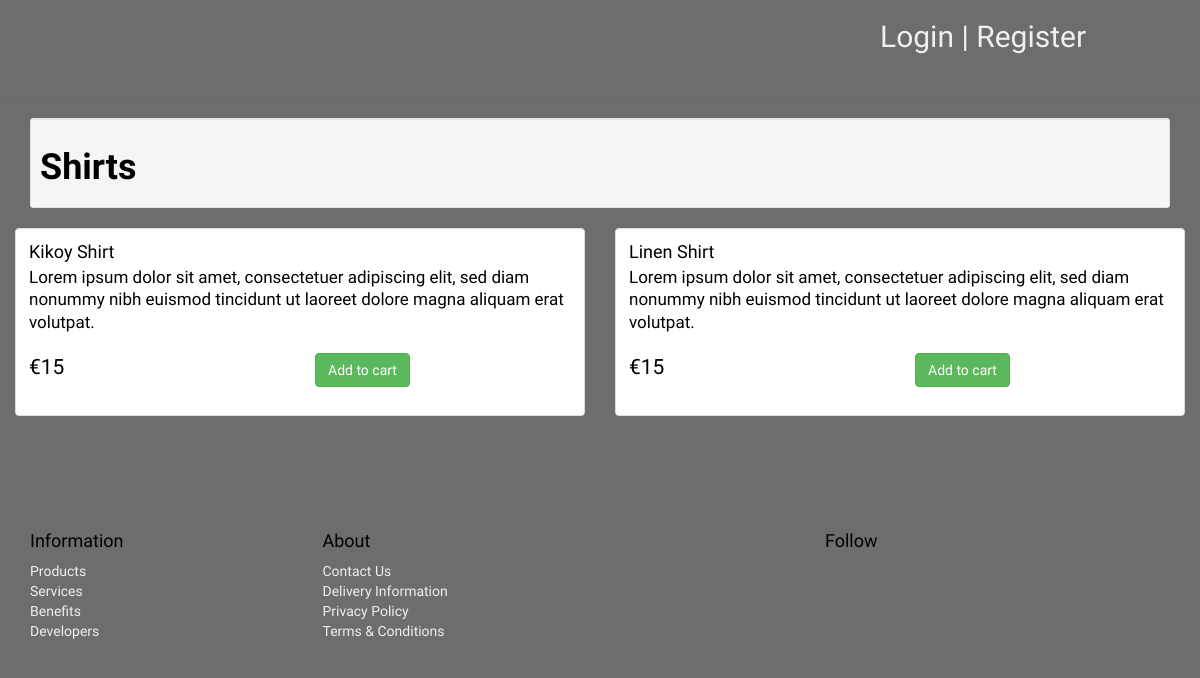
The app's page /ExchangeShop/productList.php?id=CLOTHING01&name=Shirts with its own data.
### tables this page shows
CREATE TABLE IF NOT EXISTS products(id VARCHAR(10) NOT NULL, subCategoryID VARCHAR(10) NOT NULL, name VARCHAR(20) NOT NULL, description TEXT NOT NULL,
		price int NOT NULL, supplierID int NOT NULL, PRIMARY KEY (id) );

### ExchangeShop/productList.php (the view, shortened to what this page needs)
<!DOCTYPE html>
<html lang="en">
<head>
    <link href="css/bootstrap.min.css" rel="stylesheet">
    <link href="css/4-col-portfolio.css" rel="stylesheet">
    <link href="css/styles2.css" rel="stylesheet">
    <link href="css/style1.css" rel="stylesheet">
</head>
<body>
    <nav id="topNav" class="navbar navbar-default navbar-fixed-top">
        <div id="wrap">
        <div id="regbar">
          <div id="navthing">
           <h2><a href="#" id="loginform">Login</a> | <a href="#">Register</a></h2>
                 </div>
             </div>
        </div>
    </nav>
            <?php
                $con = new mysqli(SERVER, USER, PASS, DB) or die("Unable to connect, please try again later.");
                $scatID = $_GET["id"];
                $scatname = $_GET["name"];
                $sql = "SELECT * FROM products";
                $result = $con->query($sql);
                echo '<div class="container">
                        <div class="well well-sm">
                            <div id="heading2">
                             <h1> <b>'.$scatname.'</b></h1>
                            </div>
                        </div>';
                echo '<div id="products" class="row list-group">';
                echo '<div class="row">';
            if(($result->num_rows > 0)){
                while($row = mysqli_fetch_array($result))
                {
                    if ($row['subCategoryID']== $scatID){
                        echo '<div class="item  col-xs-6">
                                <div class="thumbnail">
                                    <img class="group list-group-image" src="'.$row["name"].'" alt="" />
                                        <div class="caption">
                                            <h4 class="group inner list-group-item-heading">'.$row["name"].'</h4>
                                            <p class="group inner list-group-item-text">'.$row["description"].'</p><br>
                                            <div class="row">
                                            <div class="col-xs-12 col-md-6">
                                                <p class="lead">€'.$row["price"].'</p>
                                            </div>
                                            <div class="col-xs-12 col-md-6">
                                                <a class="btn btn-success" href="productpage.php?id='.$row["id"].'&name='.$row["name"].'">Add to cart</a>
                                            </div>
                                        </div>
                                    </div>
                                </div>
                             </div>';
                    }
                }
                echo "</div>";
            }
            else {
                    echo "<br>No categories found";
                }
            ?>
        </div>
    </div>
        <footer id="footer">
        <div class="container-fluid">
            <div class="row">
                <div class="col-xs-6 col-sm-3 column">
                    <h4>Information</h4>
                    <ul class="list-unstyled">
                        <li><a href="">Products</a></li>
                        <li><a href="">Services</a></li>
                        <li><a href="">Benefits</a></li>
                        <li><a href="">Developers</a></li>
                    </ul>
                </div>
                <div class="col-xs-6 col-sm-3 column">
                    <h4>About</h4>
                    <ul class="list-unstyled">
                        <li><a href="#">Contact Us</a></li>
                        <li><a href="#">Delivery Information</a></li>
                        <li><a href="#">Privacy Policy</a></li>
                        <li><a href="#">Terms &amp; Conditions</a></li>
                    </ul>
                </div>
                <div class="col-xs-12 col-sm-3 text-right">
                    <h4>Follow</h4>
                    <ul class="list-inline">
                      <li><a rel="nofollow" href="" title="Twitter"><i class="icon-lg ion-social-twitter-outline"></i></a>&nbsp;</li>
                      <li><a rel="nofollow" href="" title="Facebook"><i class="icon-lg ion-social-facebook-outline"></i></a>&nbsp;</li>
                    </ul>
                </div>
            </div>
        </div>
    </footer>
</body>
</html>

### ExchangeShop/css/4-col-portfolio.css (style rules this page uses)
body { padding-top: 70px; }
footer { margin: 50px 0; }

### ExchangeShop/css/styles2.css (style rules this page uses)
html, body { width: 100%; height: 100%; }
body { font-family: 'Questrial','Helvetica Neue',Arial,sans-serif; background-color: #6d6d6d; color: #FFF0F5; webkit-tap-highlight-color: #222; }
a { color: #000000; -webkit-transition: all .35s; -moz-transition: all .35s; transition: all .35s; }
h1,h2,h3,h4,h5,h6 { color: #000000; font-family: 'Questrial','Helvetica Neue',Arial,sans-serif; }
p { color: #000000; font-size: 17px; line-height: 1.7; margin-bottom: 20px; }
footer { padding: 15px; }
.navbar-default { position: static; border-color: rgba(35,35,35,.05); font-family: 'Questrial','Helvetica Neue',Arial,sans-serif; background-color: transparent; -webkit-transition: all .4s; -moz-transition: all .4s; transition: all .4s; max-height: 120px; }

### ExchangeShop/css/style1.css (style rules this page uses)
* { margin: 0; padding: 0; }
body { margin: 0; padding: 0; font-family: 'Questrial','Helvetica Neue',Arial,sans-serif; }
#wrap { margin: 0 auto 30px; }
#regbar { height: 67px; }
#navthing { position: fixed; top: 0; left: 0; z-index: 999; width: 100%; height: 23px; margin-left: 880px; }
h2 { color: #ecf0f1; }
a { color: #ecf0f1; text-decoration: none; }

### records on screen
products: name "Kikoy Shirt", description "Lorem ipsum dolor sit amet, consectetuer adipiscing elit, sed diam nonummy nibh euismod tincidunt ut laoreet dolore magna aliquam erat volutpat.", price "15"
products: name "Linen Shirt", description "Lorem ipsum dolor sit amet, consectetuer adipiscing elit, sed diam nonummy nibh euismod tincidunt ut laoreet dolore magna aliquam erat volutpat.", price "15"

### other values on screen
$scatname "Shirts"
